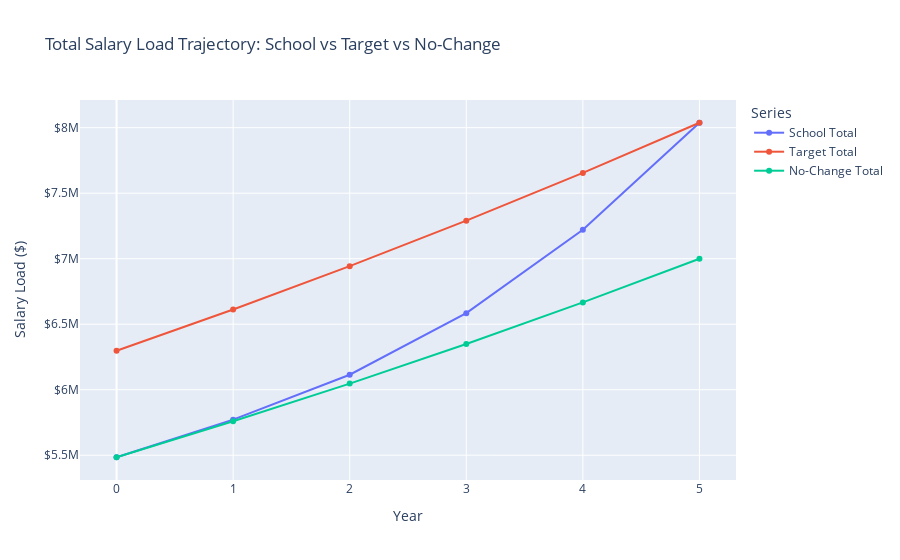

Write notebook code for a chart like this one.
### Code cell
# --------------------------------------
# 4) Visuals (now with No-Change path)
# --------------------------------------

# (A) Total salary load over time (School vs Target vs No-Change)
totals_long = totals.melt(
    id_vars="Year",
    value_vars=["School Total", "Target Total", "No-Change Total"],
    var_name="Series",
    value_name="Salary Load ($)"
)

fig1 = px.line(
    totals_long,
    x="Year", y="Salary Load ($)", color="Series",
    markers=True,
    title="Total Salary Load Trajectory: School vs Target vs No-Change"
)
fig1.update_yaxes(tickprefix="$", separatethousands=True)
fig1.update_traces(hovertemplate="%{x}: %{y:$,.0f}")
fig1.show()

# # (B) Per-band trajectories (School vs Target vs No-Change)
# per_band_long = per_band.melt(
#     id_vars=["Year", "Band"],
#     value_vars=["School", "Target", "No-Change"],
#     var_name="Series",
#     value_name="Salary ($)"
# )

# fig2 = px.line(
#     per_band_long,
#     x="Year", y="Salary ($)", color="Series", facet_row="Band",
#     markers=True,
#     title="Per-Band Salary Trajectories: School vs Target vs No-Change",
#     height=max(400, 150 * len(band_order))
# )
# fig2.update_yaxes(tickprefix="$", separatethousands=True)
# fig2.for_each_annotation(lambda a: a.update(text=a.text.split("=")[-1]))  # cleaner facet labels
# fig2.update_traces(hovertemplate="%{x}: %{y:$,.0f}")
# fig2.show()

### Figure 1 — Plotly figure (JSON) as saved in the notebook; plotly's stock layout.template omitted (floating-point values rounded to 4 significant figures)
{"data": [{"hovertemplate": "%{x}: %{y:$,.0f}", "legendgroup": "School Total", "line": {"color": "#636efa", "dash": "solid"}, "marker": {"symbol": "circle"}, "mode": "markers+lines", "name": "School Total", "orientation": "v", "showlegend": true, "type": "scatter", "x": [0, 1, 2, 3, 4, 5], "xaxis": "x", "y": [5484413, 5771000.0, 6114000.0, 6584000.0, 7221000.0, 8038000.0], "yaxis": "y"}, {"hovertemplate": "%{x}: %{y:$,.0f}", "legendgroup": "Target Total", "line": {"color": "#EF553B", "dash": "solid"}, "marker": {"symbol": "circle"}, "mode": "markers+lines", "name": "Target Total", "orientation": "v", "showlegend": true, "type": "scatter", "x": [0, 1, 2, 3, 4, 5], "xaxis": "x", "y": [6297704, 6613000.0, 6943000.0, 7290000.0, 7655000.0, 8038000.0], "yaxis": "y"}, {"hovertemplate": "%{x}: %{y:$,.0f}", "legendgroup": "No-Change Total", "line": {"color": "#00cc96", "dash": "solid"}, "marker": {"symbol": "circle"}, "mode": "markers+lines", "name": "No-Change Total", "orientation": "v", "showlegend": true, "type": "scatter", "x": [0, 1, 2, 3, 4, 5], "xaxis": "x", "y": [5484413, 5759000.0, 6047000.0, 6349000.0, 6666000.0, 7000000.0], "yaxis": "y"}], "layout": {"legend": {"title": {"text": "Series"}, "tracegroupgap": 0}, "title": {"text": "Total Salary Load Trajectory: School vs Target vs No-Change"}, "xaxis": {"anchor": "y", "domain": [0, 1], "title": {"text": "Year"}}, "yaxis": {"anchor": "x", "domain": [0, 1], "separatethousands": true, "tickprefix": "$", "title": {"text": "Salary Load ($)"}}}}
